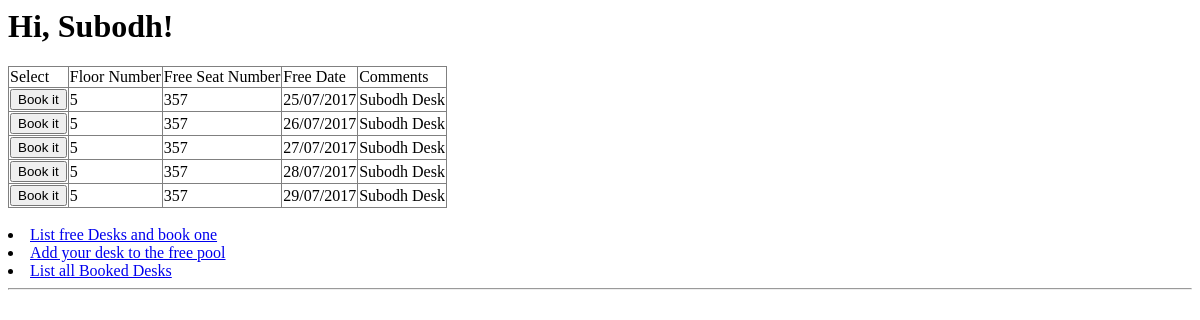
Before: /freeDesk with the older database file.
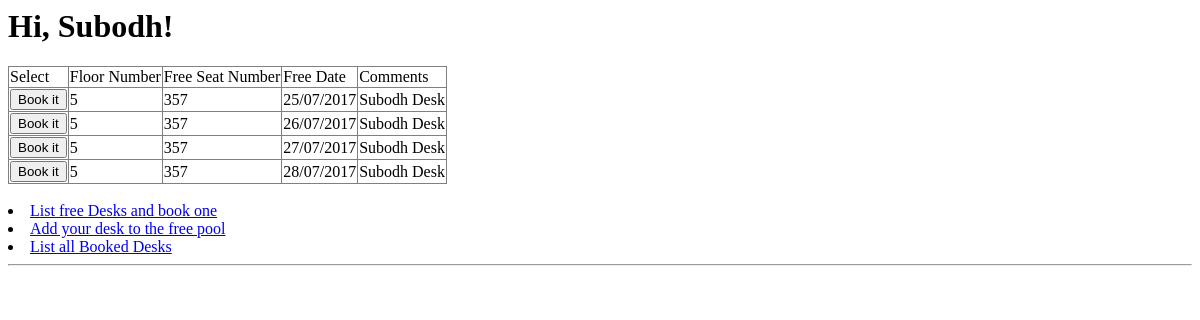
After: the same page with the newer database file.
### tables this page shows
CREATE TABLE HotDesk (
	Floor INTEGER,
	DeskNo INTEGER,
	Free_date DATE,
	Remark TEXT,
	Primary Key(DeskNo, Free_date)
	);

### app/views.py (the view)
@app.route('/freeDesk')
def freeDesk():
	user = {'nickname' : 'Subodh'} ##fake user
	hotdesks = dao.findAllDesk()
	if hotdesks:
		return render_template("freeDesk.html", user=user, hotdesks=hotdesks)
	else:
		return '''<HTML><TITLE>No HotDesk</TITLE><BODY>Sorry !
			No Hot Desk available as of now<BR><A href="/">HotDesk App</A>
			</BODY></HTML>'''

### HotDeskDAO.py (called while the page is built)
def CreateDesk():
	conn = sqlite3.connect('HotDesk.sqlite')
	cursor = conn.cursor()
	cursor.execute('''
	CREATE TABLE IF NOT EXISTS HotDesk (
	Floor INTEGER,
	DeskNo INTEGER,
	Free_date DATE,
	Remark TEXT,
	Primary Key(DeskNo, Free_date)
	);''')
	cursor.close()
	conn.commit()

def findAllDesk():
	CreateDesk()
	conn = sqlite3.connect('HotDesk.sqlite')
	cursor = conn.cursor()
	FreeDesk = list()
	FreeDeskRS = cursor.execute('''SELECT rowid, Floor,
				DeskNo, Free_date, Remark from  HotDesk
				order by Free_date asc''')
	for row in FreeDeskRS:
		FreeDesk.append({'rowid' : row[0], 'floor' : row[1], 'deskno' : row[2], 'free_date' : row[3], 'remark' : row[4]})
	cursor.close()
	conn.commit()
	return FreeDesk

### app/templates/freeDesk.html (shortened to what this page needs)
<html>
	<head>
	</head>
	<body>
		<h1>Hi, {{ user.nickname}}! </h1>
		<table frame=box rules=ALL borger="5" >
			<THEAD>
				<TR>
					<TD>Select
					<TD>Floor Number
					<TD>Free Seat Number
					<TD>Free Date
					<TD>Comments
			<THEAD>
			<TBODY>
			<FORM action="/confirmBooking" method="POST">
				{% for desk in hotdesks %}
				<TR>
					<TD><BUTTON type="submit" name="submit" value={{ desk.rowid }}>Book it</Button>
					<TD>{{ desk.floor }}
					<TD>{{ desk.deskno }}
					<TD>{{ desk.free_date }}
					<TD>{{ desk.remark }}
				{% endfor %}
			</TBODY>
		</TABLE><BR>
		{% include 'common.html' %}

### app/templates/common.html
	<li><a href='/freeDesk'>List free Desks and book one</a><BR>
	<li><a href='/addHotDesk'>Add your desk to the free pool</a><BR>
	<li><a href='/bookedDesks'>List all Booked Desks</a><BR>
	<HR>
	<body>
</html>

Changed rows visible on the page:
removed HotDesk: floor "5", deskno "357", free_date "29/07/2017", remark "Subodh Desk"
